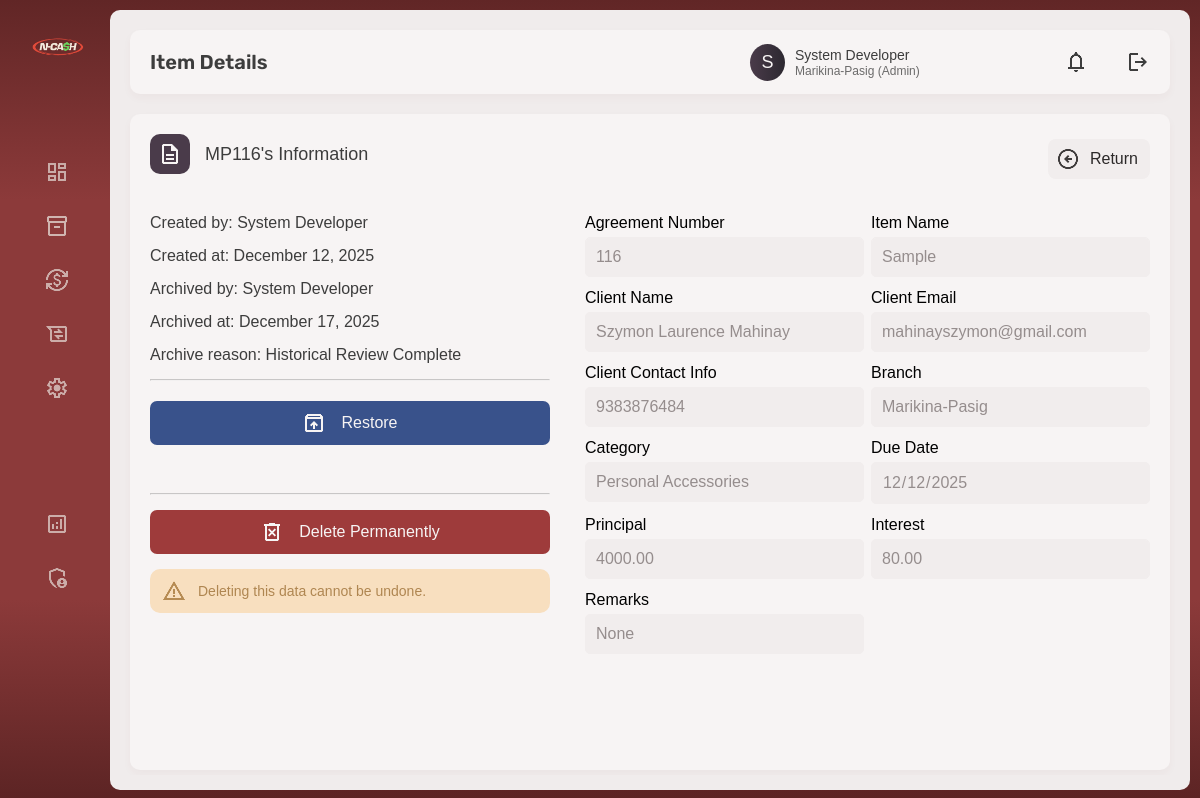
Page /archives/archived_item_details.php?id=17 (signed in) on the committed database.
### tables this page shows
CREATE TABLE `items_archive` (
  `archive_id` int(11) NOT NULL,
  `archived_by` varchar(50) NOT NULL,
  `archived_date` timestamp NOT NULL DEFAULT current_timestamp() ON UPDATE current_timestamp(),
  `item_id` int(11) NOT NULL,
  `client_id` int(11) NOT NULL,
  `branch_id` int(11) NOT NULL,
  `item_name` varchar(50) NOT NULL,
  `category` varchar(20) NOT NULL,
  `agreement_num` int(11) NOT NULL,
  `principal` decimal(9,2) NOT NULL,
  `status` enum('Active','Redeemed','Overdue') NOT NULL,
  `due_date` timestamp NOT NULL DEFAULT current_timestamp(),
  `remarks` text NOT NULL,
  `created_at` timestamp NOT NULL DEFAULT current_timestamp(),
  `updated_at` timestamp NOT NULL DEFAULT current_timestamp(),
  `created_by` varchar(255) NOT NULL,
  `updated_by` varchar(255) NOT NULL,
  `interest` decimal(9,2) NOT NULL,
  `reason` text NOT NULL
);

CREATE TABLE `branches` (
  `branch_id` int(11) NOT NULL,
  `branch_name` varchar(20) NOT NULL,
  `address` varchar(255) NOT NULL
);

CREATE TABLE `users` (
  `user_id` int(11) NOT NULL,
  `username` varchar(20) NOT NULL,
  `password` varchar(100) NOT NULL,
  `fullname` varchar(50) NOT NULL,
  `email` varchar(100) NOT NULL,
  `role` varchar(5) NOT NULL,
  `branch_id` int(11) NOT NULL,
  `status` varchar(20) NOT NULL,
  `created_at` timestamp NOT NULL DEFAULT current_timestamp() ON UPDATE current_timestamp(),
  `updated_at` timestamp NOT NULL DEFAULT current_timestamp()
);

### config/session_check.php (called while the page is built, shortened)
<?php
$fullname = $_SESSION['fullname'];
$role = $_SESSION['role'];
$branch = $_SESSION['branch_id'];
if ($branch == "1100") {
    $branch_name = "Marikina-Pasig";
} else if ($branch == "1101") {
    $branch_name = "Quezon City";
} else if ($branch == "1102") {
    $branch_name = "Makati City";
} else {
    $branch_name = "Unknown";
}
?>

### archives/archived_item_details.php (the view, shortened to what this page needs)
<?php
include("../config/session_check.php");
include("../config/db_conn.php");
?>
<!DOCTYPE html>
<html lang="en">
<head>
    <?php
        if(isset($_GET['id']))
        {
            $item_id = htmlspecialchars($_GET['id']);
        }
        else
        {
            header("Location: ../auth/denied.php");
            exit();
        }
        $sql = "SELECT ia.archived_by, ia.archived_date, ia.agreement_num, COALESCE(c.client_id, ca.client_id) AS client_id, COALESCE(c.fullname, ca.fullname) AS fullname, COALESCE(c.contact, ca.contact) AS contact, COALESCE(c.email, ca.email) AS email, COALESCE(c.address, ca.address) AS address, COALESCE(NULLIF(c.created_at, '0000-00-00 00:00:00'), NULLIF(ca.created_at, '0000-00-00 00:00:00')) AS client_date,
                       ia.item_name, ia.principal, b.branch_id, b.branch_name, ia.category, ia.interest, ia.status, ia.due_date, ia.remarks, ia.created_at, ia.updated_at, ia.reason
                FROM items_archive AS ia
                LEFT JOIN clients AS c ON ia.client_id = c.client_id
                LEFT JOIN clients_archive AS ca ON ia.client_id = ca.client_id
                INNER JOIN branches AS b ON ia.branch_id = b.branch_id
                WHERE ia.item_id = ?";
        $stmt = $conn->prepare($sql);
        $stmt->bind_param("i", $item_id);
        $stmt->execute();
        $result = $stmt->get_result();
        if($result->num_rows > 0)
        {
            $row = $result->fetch_assoc();
            $archiver = htmlspecialchars($row['archived_by']);
            $arch_date = htmlspecialchars($row['archived_date']);
            $a_agreement = htmlspecialchars($row['agreement_num']);
            $a_client_name = htmlspecialchars($row['fullname']);
            $a_contact = htmlspecialchars($row['contact']);
            $a_email = htmlspecialchars($row['email']);
            $a_item_name = htmlspecialchars($row['item_name']);
            $a_principal = htmlspecialchars($row['principal']);
            $a_item_branch = htmlspecialchars($row['branch_name']);
            $a_category = htmlspecialchars($row['category']);
            $a_interest = htmlspecialchars($row['interest']);
            $a_due_date = htmlspecialchars($row['due_date']);
            $a_remarks = htmlspecialchars($row['remarks']);
            $a_item_created = htmlspecialchars($row['created_at']);
            $a_reason = htmlspecialchars($row['reason']);
        }
        $createDate = new DateTime($a_item_created);
        $created_at = $createDate->format("F j, Y");
        $archDate = new DateTime($arch_date);
        $archived_at = $archDate->format("F j, Y");
        $sql = "SELECT u.fullname AS creator, u.username FROM items_archive AS ia
                INNER JOIN users AS u ON ia.created_by = u.username
                WHERE ia.item_id = ?";
        $stmt = $conn->prepare($sql);
        $stmt->bind_param("i", $item_id);
        $stmt->execute();
        $result = $stmt->get_result();
        if($result->num_rows > 0)
        {
            $row = $result->fetch_assoc();
            $creator_name = htmlspecialchars($row['creator']);
        }
        if($archiver != "system")
        {
            $sql = "SELECT u.fullname AS archiver, u.username FROM items_archive AS ia
                    INNER JOIN users AS u ON ia.archived_by = u.username
                    WHERE ia.item_id = ?";
            $stmt = $conn->prepare($sql);
            $stmt->bind_param("i", $item_id);
            $stmt->execute();
            $result = $stmt->get_result();
            if($result->num_rows > 0)
            {
                $row = $result->fetch_assoc();
                $arch_name = htmlspecialchars($row['archiver']);
            }
        }
        else
        {
            $arch_name = "System";
        }
        switch ($a_item_branch)
        {
            case "Marikina-Pasig":
                $branch_acro = "MP";
                break;
        }
        $a_item_date = date('Y-m-d', strtotime($a_due_date));
    ?>
    <link rel="stylesheet" href="../resources/css/base.css">
    <link rel="stylesheet" href="../resources/css/colors.css">
    <link rel="stylesheet" href="../resources/css/fonts.css">
    <link rel="stylesheet" href="../resources/css/pages/dashboard/inventory.css">
    <link rel="stylesheet" href="../resources/css/pages/dashboard/details/details.css">
</head>
<body>
    <main class="dashboard">
        <section class="navigation_bar">
            <?php
                include('../includes/nav_bar.php')
            ?>
        </section>
        <section class="main_content">
            <div class="top_panel">
                <div class="top_panel_content">
                    <div class="text_cont">
                        <h1>Item Details</h1>
                    </div>
                    <div class="account_cont">
                        <div class="profile_circle">
                            <?php
                                echo "<p>" . mb_substr($fullname, 0, 1). "</p>";
                            ?>
                        </div>
                        <div class="profile_text">
                            <?php
                                echo "<a href=\"../dashboard/settings.php\"><p>" . ucwords($fullname) . "</p></a>";
                                echo "<p>" . ucwords($branch_name) . " (" . ucwords($role) . ")</p>";
                            ?>
                        </div>
                        <div class="account_cont_actions">
                            <form id="notif-form" action="" method="GET">
                                <button type="submit"><img src="../resources/img/icons/notif.png" alt="notifications"></button>
                            </form>
                            <form id="logout-form" action="../auth/logout.php" method="POST">
                                <button type="submit"><img src="../resources/img/icons/logout.png" alt="logout"></button>
                            </form>
                        </div>
                    </div>
                </div>
            </div>
            <div class="central_panelC">
                <div class="data_controlsB">
                    <div class="data_controls_header">
                        <div class="data_controls_header_text">
                            <div class="icon_normal">
                                <img src="../resources/img/icons/description_w.png" alt="description">
                            </div>
                            <?php
                                echo "<h2>$branch_acro$a_agreement's Information</h2>";
                            ?>
                        </div>
                        <div class="data_controls_header_button">
                            <button onclick="window.location.href='archived_items.php'"><img src="../resources/img/icons/arrow_circle_left.png" alt="return">Return</button>
                        </div>
                    </div>
                    <div class="data_details_cont">
                        <div class="details_info">
                            <div class="creator_cont">
                                <div class="row_cont">
                                    <span>Created by: <?php echo $creator_name ?> </span>
                                </div>
                                <div class="row_cont">
                                    <span>Created at: <?php echo $created_at ?> </span>
                                </div>
                                <div class="row_cont">
                                    <span>Archived by: <?php echo $arch_name ?> </span>
                                </div>
                                <div class="row_cont">
                                    <span>Archived at: <?php echo $archived_at ?> </span>
                                </div>
                                <div class="row_cont">
                                    <span>Archive reason: <?php echo $a_reason ?> </span>
                                </div>
                            </div>
                            <hr>
                            <form action="" method="POST">
                                <div class="archive_btn_cont">
                                    <button type="submit" name="submit"><img src="../resources/img/icons/unarchive_w.png" alt="unarchive">Restore</button>
                                    <?php
                                        if ($role === "admin")
                                        {
                                            echo '<br><hr>
                                                <button type="submit" name="delete" onclick="return confirm(\'This process cannot be undone. Are you sure you want to proceed?\\nIt will also delete all transactions related to the item.\');"><img src="../resources/img/icons/delete_forever_w.png" alt="delete">Delete Permanently</button>
                                                <div class="archive_text">
                                                    <span class="message_warning"><img src="../resources/img/icons/warning.png" alt="warning">Deleting this data cannot be undone.</span>
                                                </div>';
                                        } else {
                                            echo '<button type="submit" name="req_delete"><img src="../resources/img/icons/reminder_blue.png" alt="request">Request Deletion</button>';
                                        }
                                    ?>
                                </div>
                            </form>
                        </div>
                        <div class="details_editable">
                            <form action="" method="POST" class="editable_item_section">
                                <div class="item_info_detail_row">
                                    <label for="agreement_num">Agreement Number</label>
                                    <input type="text" name="agreement_num" id="agreement_num" class="item_tags_disabled" value="<?php echo $a_agreement; ?>" disabled>
                                </div>
                                <div class="item_info_detail_row">
                                    <label for="item_name">Item Name</label>
                                    <input type="text" name="item_name" id="item_name" class="item_tags" value="<?php echo $a_item_name; ?>" disabled>
                                </div>
                                <div class="item_info_detail_row">
                                    <label for="client_name">Client Name</label>
                                    <input type="text" name="client_name" id="client_name" class="item_tags" value="<?php echo $a_client_name; ?>" disabled>
                                </div>
                                <div class="item_info_detail_row">
                                    <label for="client_email">Client Email</label>
                                    <input type="email" name="client_email" id="client_email" class="item_tags" value="<?php echo $a_email; ?>" disabled>
                                </div>
                                <div class="item_info_detail_row">
                                    <label for="client_contact">Client Contact Info</label>
                                    <input type="text" name="client_contact" id="client_contact" class="item_tags" value="<?php echo $a_contact; ?>" disabled>
                                </div>
                                <div class="item_info_detail_row">
                                    <label for="branch">Branch</label>
                                    <input type="text" name="branch" id="branch" class="item_tags" value="<?php echo $a_item_branch; ?>" disabled>
                                </div>
                                <div class="item_info_detail_row">
                                    <label for="category">Category</label>
                                    <input type="text" name="category" id="category" class="item_tags" value="<?php echo $a_category; ?>" disabled>
                                </div>
                                <div class="item_info_detail_row">
                                    <label for="due_date">Due Date</label>
                                    <input type="date" name="due_date" id="due_date" class="item_tags" value="<?php echo $a_item_date; ?>" disabled>
                                </div>
                                <div class="item_info_detail_row">
                                    <label for="principal">Principal</label>
                                    <input type="text" name="principal" id="principal" class="item_tags" value="<?php echo $a_principal; ?>" disabled>
                                </div>
                                <div class="item_info_detail_row">
                                    <label for="interest">Interest</label>
                                    <input type="text" name="interest" id="interest" class="item_tags" value="<?php echo $a_interest; ?>" disabled>
                                </div>
                                <div class="item_info_detail_row">
                                    <label for="remarks">Remarks</label>
                                    <input type="text" name="remarks" id="remarks" class="item_tags" value="<?php echo $a_remarks; ?>" disabled>
                                </div>
                            </form>
                        </div>
                    </div>
                </div>
            </div>
        </section>
    </main>
</body>
</html>

### rows in the picture
items_archive: branch.branch_name "MP", agreement_num "116", created_at "December 12, 2025", archived_date "December 17, 2025", reason "Historical Review Complete", item_name "Sample", branch "Marikina-Pasig", category "Personal Accessories", due_date "12/12/2025", principal "4000.00", interest "80.00", remarks "None"
users: fullname "System Developer"

### other values in the picture
mb_substr($fullname, 0, 1) "S"
$fullname "System Developer"
$branch_name "Marikina-Pasig"
$role "Admin"
